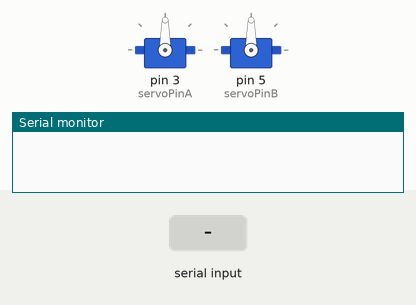
Simulated run of this sketch. Board: Arduino Uno, built with avr-gcc and run on an emulated ATmega328P. Parts: 2 × servo, the last lines printed to the serial monitor. The test bench sets the inputs (shaded band).

Above: at 1.2 s.
1.3 s: "A,45\n" received over Serial
At 2.6 s:
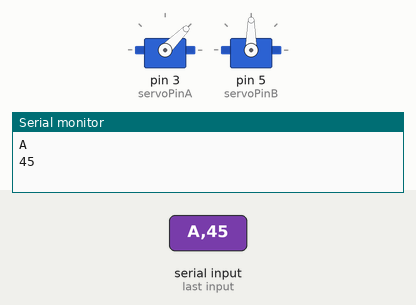
2.9 s: "B,45\n" received over Serial
At 3.9 s:
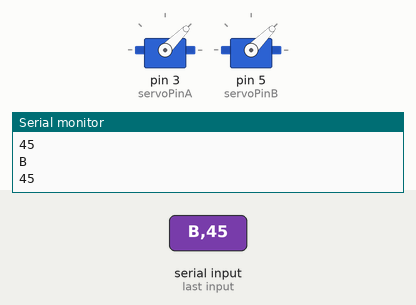
4.4 s: "A90\n" received over Serial
At 5.1 s:
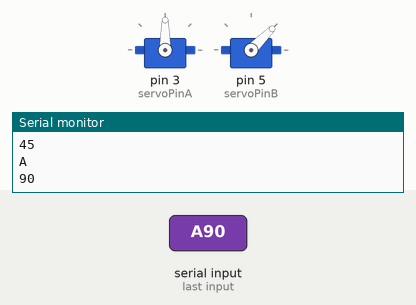
5.9 s: "A" received over Serial
At 8.1 s:
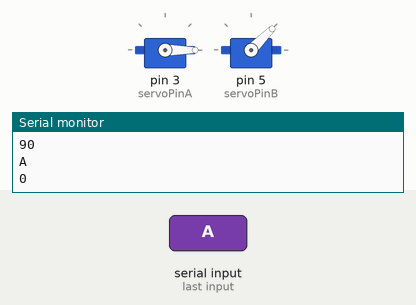
8.4 s: "B90\n" received over Serial
At 9.4 s:
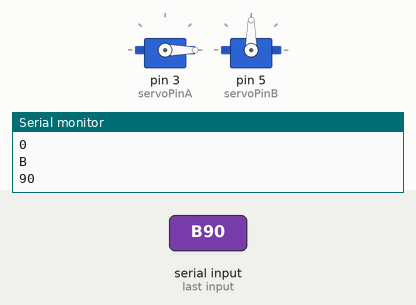
9.9 s: "B" received over Serial
At 11.4 s:
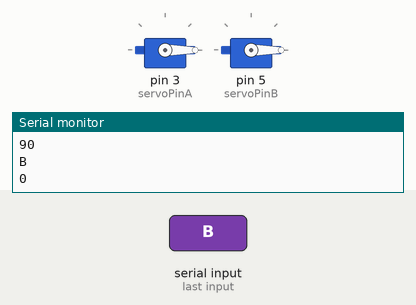
Timing chart, 0 to 12.9 s (numbered marks = the images above; inputs shaded):
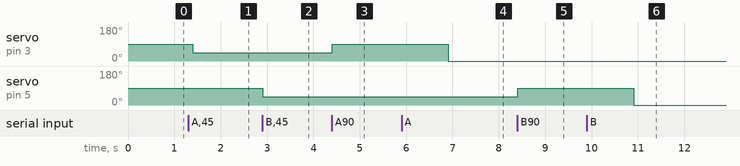

The sketch:

multiple_servo_inputs.ino
```cpp
#include <Servo.h>

// Define the variable to store the state of the input pin
int angle;
// Define pin for led for lightshow!!
int led = 9;

// Create the servo objects for A and B
Servo myServoA;
Servo myServoB;

// Define servoType to control each individually
char servoType;

// Define the pin for PWM control
const int servoPinA = 3;  // Pin 3 will be used for controlling the servo A
const int servoPinB = 5;  // Pin 5 will be used for controlling the servo B


void setup() {
  // Initialize serial communication for debugging
  Serial.begin(9600);

  // Attach the Servo object to pin 3,5
  myServoA.attach(servoPinA);
  myServoB.attach(servoPinB);

}

void loop() {
  // Check if data is available in the Serial buffer
  if (Serial.available() > 0) {
    // Read the string from the Serial Monitor
    servoType = (char)Serial.read();
    // Read angle from Serial
    angle = Serial.parseInt();

    // For debugging
    Serial.println(servoType);
    Serial.println(angle);
    Serial.read();
  }
  if (angle >= 0 && angle <= 180){
    // If A inputted write to A
    if (servoType == 'A') {
      myServoA.write(angle);
    }
    // If B inputted write to B
    else if (servoType == 'B') {
      myServoB.write(angle);
    }
  }

  // Add a small delay to avoid flooding the serial monitor
  delay(100);
}
```

Measured:
- after the input at 1.3 s, servo on pin 3 (servoPinA): 90° → 45° after 0.10 s
- after the input at 2.9 s, servo on pin 5 (servoPinB): 90° → 45° at once
- after the input at 4.4 s, servo on pin 3 (servoPinA): 45° → 90° at once
- after the input at 5.9 s, servo on pin 3 (servoPinA): 90° → 0° after 1.0 s
- after the input at 8.4 s, servo on pin 5 (servoPinB): 45° → 90° at once
- after the input at 9.9 s, servo on pin 5 (servoPinB): 90° → 0° after 1.0 s
